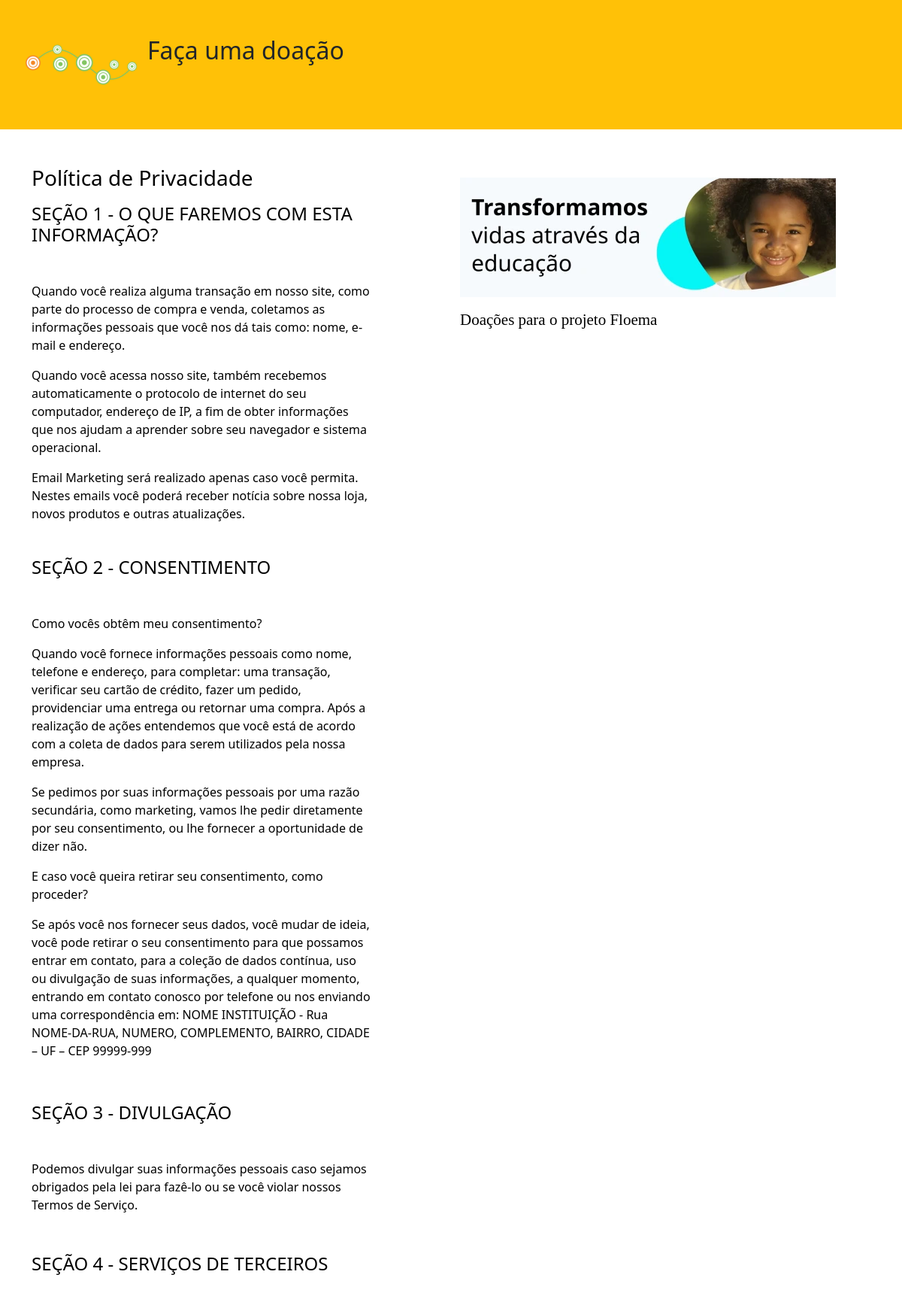
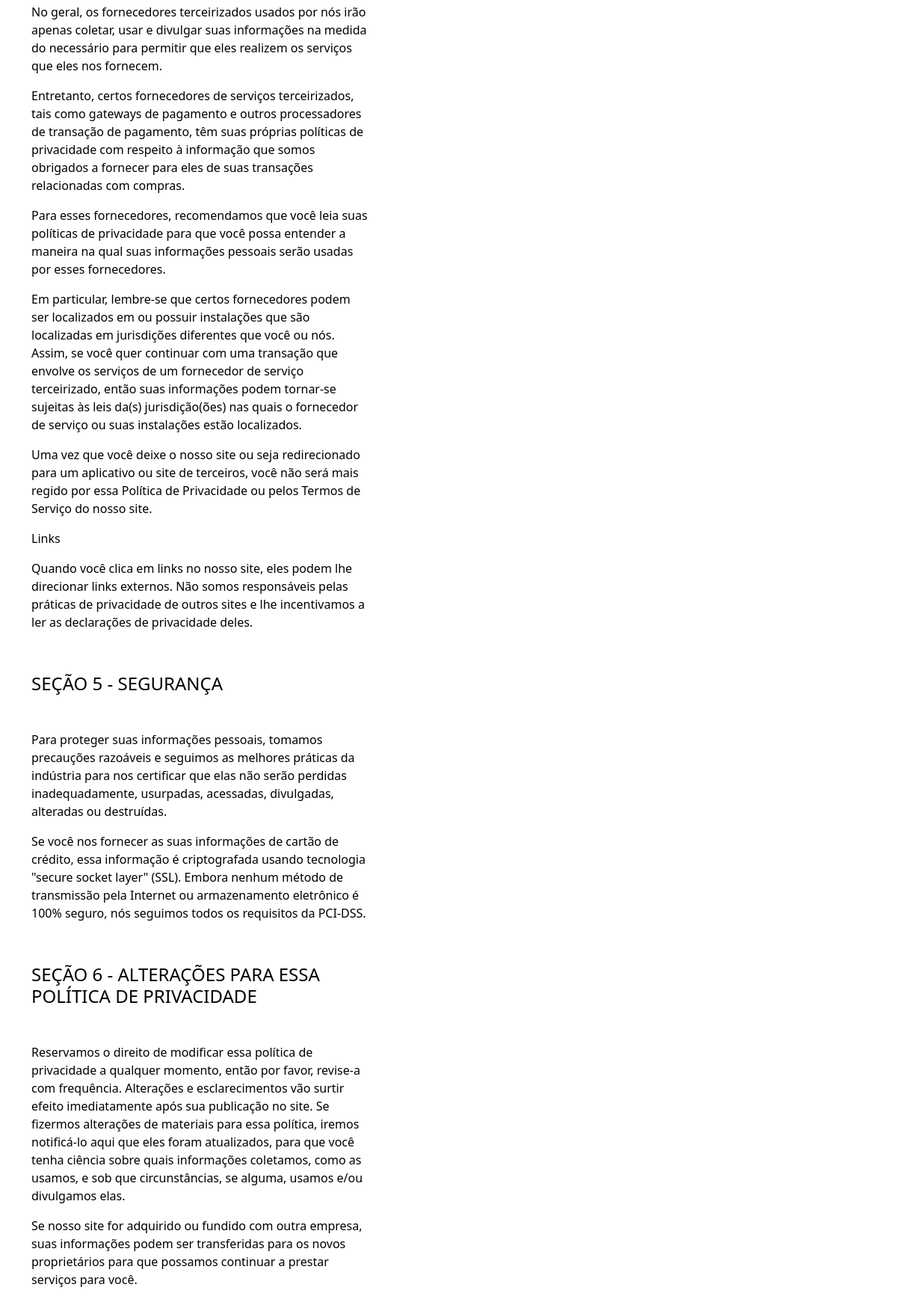
The page /politica-de-privacidade/index.php on the database its author committed (2 pictures, top to bottom).
### tables this page shows
CREATE TABLE `tb_checkout` (
  `id` int(11) NOT NULL,
  `nome` varchar(255) NOT NULL,
  `logo` varchar(255) NOT NULL,
  `title` varchar(255) NOT NULL,
  `descricao` text NOT NULL,
  `privacidade` varchar(255) NOT NULL,
  `faq` varchar(255) NOT NULL,
  `use_faq` tinyint(1) DEFAULT NULL,
  `facebook` varchar(255) DEFAULT NULL,
  `instagram` varchar(255) DEFAULT NULL,
  `linkedin` varchar(255) DEFAULT NULL,
  `twitter` varchar(255) DEFAULT NULL,
  `youtube` varchar(255) DEFAULT NULL,
  `website` varchar(255) DEFAULT NULL,
  `cep` varchar(255) NOT NULL,
  `rua` varchar(255) NOT NULL,
  `numero` varchar(255) DEFAULT NULL,
  `bairro` varchar(255) NOT NULL,
  `cidade` varchar(255) NOT NULL,
  `estado` varchar(255) NOT NULL,
  `telefone` varchar(255) NOT NULL,
  `email` varchar(255) NOT NULL,
  `nav_background` varchar(255) NOT NULL,
  `nav_color` varchar(255) NOT NULL,
  `background` varchar(255) NOT NULL,
  `color` varchar(255) NOT NULL,
  `hover` varchar(255) NOT NULL,
  `text_color` varchar(255) NOT NULL,
  `load_btn` varchar(255) NOT NULL,
  `progress` varchar(255) NOT NULL,
  `monthly_1` varchar(255) NOT NULL,
  `monthly_2` varchar(255) NOT NULL,
  `monthly_3` varchar(255) NOT NULL,
  `monthly_4` varchar(255) NOT NULL,
  `monthly_5` varchar(255) NOT NULL,
  `yearly_1` varchar(255) NOT NULL,
  `yearly_2` varchar(255) NOT NULL,
  `yearly_3` varchar(255) NOT NULL,
  `yearly_4` varchar(255) NOT NULL,
  `yearly_5` varchar(255) NOT NULL,
  `once_1` varchar(255) NOT NULL,
  `once_2` varchar(255) NOT NULL,
  `once_3` varchar(255) NOT NULL,
  `once_4` varchar(255) NOT NULL,
  `once_5` varchar(255) NOT NULL
);

CREATE TABLE `tb_mensagens` (
  `id` int(11) NOT NULL,
  `welcome_email` longtext DEFAULT NULL,
  `privacy_policy` longtext DEFAULT NULL,
  `use_privacy` tinyint(1) NOT NULL
);

CREATE TABLE `tb_imagens` (
  `id` int(11) NOT NULL,
  `imagem` varchar(255) NOT NULL
);

### politica-de-privacidade/index.php (the view, shortened to what this page needs)
<?php
    include('../config.php');
    $tabela = "tb_checkout";
	$tabela_3 = "tb_mensagens";
    $id = 1;
    $sql = "SELECT * FROM $tabela WHERE id = :id";
	$sql_3 = "SELECT privacy_policy FROM $tabela_3 WHERE id = :id";
    $stmt = $conn->prepare($sql);
	$stmt_3 = $conn->prepare($sql_3);
    $stmt->bindParam(':id', $id, PDO::PARAM_INT);
	$stmt_3->bindParam(':id', $id, PDO::PARAM_INT);
    $stmt->execute();
	$stmt_3->execute();
    $resultado = $stmt->fetch(PDO::FETCH_ASSOC);
	$resultado_3 = $stmt_3->fetch(PDO::FETCH_ASSOC);
    if ($resultado) {
        $nome = $resultado['nome'];
        $logo = $resultado['logo'];
        $title = $resultado['title'];
        $descricao = $resultado['descricao'];
        $nav_color = $resultado['nav_color'];
        $nav_background = $resultado['nav_background'];
    } else {
        echo "ID não encontrado.";
    }
	if ($resultado_3) {
		$privacy_policy = $resultado_3['privacy_policy'];
	} else {
		echo "ID não encontrado.";
	}
?>
<html lang="pt">
<head>
	<link href="<?php echo INCLUDE_PATH; ?>assets/google/fonts/open-sans" rel="stylesheet" type="text/css">
	<link href="<?php echo INCLUDE_PATH; ?>assets/bootstrap/5.3.0/css/bootstrap.min.css" rel="stylesheet"
		  type="text/css">
	<link href="<?php echo INCLUDE_PATH; ?>assets/google/fonts/newsreader" rel="stylesheet">
	<link rel="stylesheet" type="text/css" href="<?php echo INCLUDE_PATH; ?>assets/css/main.css"/>
</head>
<body>
<nav class="navbar navbar-expand-md navbar-dark" style="background-color: <?php echo $nav_background; ?>; color: <?php echo $nav_color; ?>;">
	<div class="container">
		<div class="row">
			<div class="col-md-4 p-1 text-center">
				<img src="../assets/img/<?php echo $logo; ?>">
			</div>
			<div class="col-md-8 mt-4 p-md-3">
				<h1 class="h2"><?php echo ($title !== '') ? $title : 'Colabore com o Projeto '.$nome; ?></h1>
			</div>
		</div>
	</div>
</nav>
<main class="container mt-5">
	<div class="row">
		<div class="col-md-5 mb-3">
			<h3 class="highlight mb-3" id="highlight">Política de Privacidade</h3>
			<div id="div-container-form">
				<?php echo $privacy_policy; ?>
			</div>
		</div>
		<div class="col-md-6 ms-auto">
			<?php
				$tabela = 'tb_imagens';
				$stmt = $conn->prepare("SELECT * FROM $tabela ORDER BY id DESC");
				$stmt->execute();
				$cards = $stmt->fetchAll(PDO::FETCH_ASSOC);
				$sql = "SELECT * FROM $tabela";
				$stmt = $conn->prepare($sql);
				$stmt->execute();
				$resultados = $stmt->fetchAll(PDO::FETCH_ASSOC);
				foreach ($resultados as $usuario) {
					echo '
						<div class="row mb-3">
							<div class="col-md-10 mt-3">
								<img src="'. INCLUDE_PATH .'assets/img/' . $usuario['imagem'] . '" alt="Card ' . $usuario['id'] . '" style="width: 500px; height: 159px" />
							</div>
						</div>
					';
				}
			?>
			<p class="col-md-10 text-block" id="text-block-content"><?php echo $descricao; ?></div>
		</div>
</main>
</body>
</html>

### assets/css/main.css (style rules this page uses)
body { background-color: var(--background); color: var(--text-color); }
.text-block { font-family: 'Newsreader', serif; font-weight: 400; font-size: 21px; line-height: 1.4em; }

### rows shown on the page
tb_checkout: logo (picture), title "Faça uma doação", descricao "Doações para o projeto Floema"
tb_mensagens: privacy_policy "SEÇÃO 1 - O QUE FAREMOS COM ESTA INFORMAÇÃO? Quando você realiza alguma transação em nosso site, como parte do processo de compra e venda, coletamos as informações pessoais que você nos dá tais como: nome, e-mail e endereço. Quando você acessa nosso site, também recebemos automaticamente o protocolo de internet do seu computador, endereço de IP, a fim de obter informações que nos ajudam a aprender sobre seu navegador e sistema operacional. Email Marketing será realizado apenas caso você permita. Nestes emails você poderá receber notícia sobre nossa loja, novos produtos e outras atualizações. SEÇÃO 2 - CONSENTIMENTO Como vocês obtêm meu consentimento? Quando você fornece informações pessoais…"
tb_imagens: imagem (picture)
